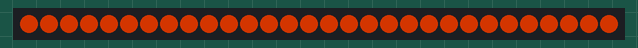
Bench run of a program on a simulated CircuitPython board. On the bench: 30 RGB LEDs in strip order, left to right. Dim RGB values are drawn brighter than linear; random numbers come from a fixed seed.

Above: at 0.1 s.
At 99.09 s:
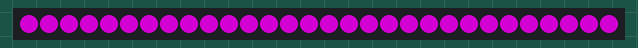

Measured:
- what the display in image 0 shows lasts 2.0 s, from 0.0 s to 2.0 s

The program:

lightning.py
```python
import board
from neopixel import NeoPixel
import time
import random

np = NeoPixel(board.D2, 30, auto_write=False, brightness=0.5)

orange = (255, 64, 0)
white = (255,255,255)
black = (0,0,0)
purple = (255,0,255)

def halloween(bg = orange, spark = purple):
    ohh = random.randint(1,2)
    for i in range(ohh):
        woo = random.randint(1, 8)
        woo = woo / 92
        np.fill(spark)
        np.show()
        time.sleep(woo)
        np.fill(bg)
        np.show()
        time.sleep(woo)

while True:
    halloween()
    time.sleep(2)
```
